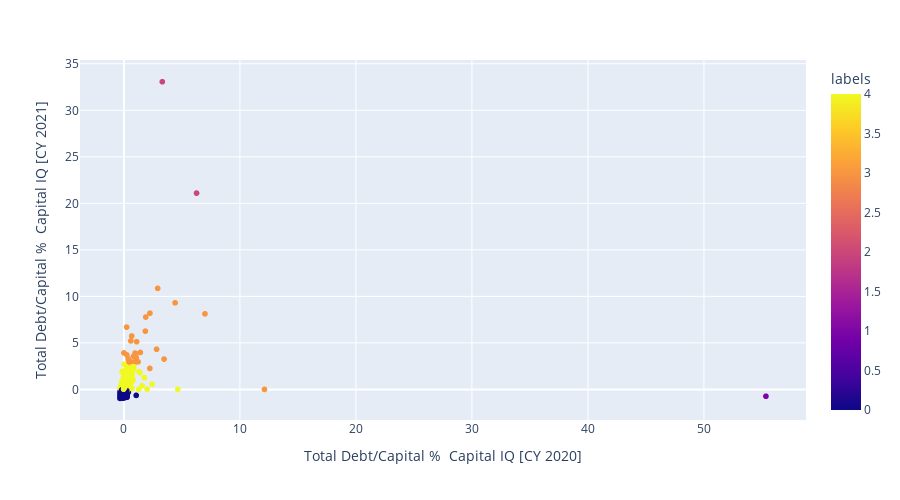

This figure's notebook cell:
### Code cell
#Visualisation des différentes clusters
px.scatter( debt_capital_label, 
           x = 'Total Debt/Capital %  Capital IQ [CY 2020]', 
           y = 'Total Debt/Capital %  Capital IQ [CY 2021]', 
           color= 'labels', width = 900, height = 500 )

### Figure 1 — Plotly figure (JSON) as saved in the notebook; plotly's stock layout.template omitted (floating-point values rounded to 4 significant figures; data arrays with more than 128 entries replaced by an {"elided": "..."} marker saying what was removed)
{"data": [{"hovertemplate": "Total Debt/Capital %  Capital IQ [CY 2020]=%{x}<br>Total Debt/Capital %  Capital IQ [CY 2021]=%{y}<br>labels=%{marker.color}<extra></extra>", "legendgroup": "", "marker": {"color": {"elided": "3568 int values"}, "coloraxis": "coloraxis", "symbol": "circle"}, "mode": "markers", "name": "", "showlegend": false, "type": "scattergl", "x": {"elided": "3568 float values"}, "xaxis": "x", "y": {"elided": "3568 float values"}, "yaxis": "y"}], "layout": {"coloraxis": {"colorbar": {"title": {"text": "labels"}}, "colorscale": [[0, "#0d0887"], [0.1111, "#46039f"], [0.2222, "#7201a8"], [0.3333, "#9c179e"], [0.4444, "#bd3786"], [0.5556, "#d8576b"], [0.6667, "#ed7953"], [0.7778, "#fb9f3a"], [0.8889, "#fdca26"], [1, "#f0f921"]]}, "height": 500, "legend": {"tracegroupgap": 0}, "margin": {"t": 60}, "width": 900, "xaxis": {"anchor": "y", "domain": [0, 1], "title": {"text": "Total Debt/Capital %  Capital IQ [CY 2020]"}}, "yaxis": {"anchor": "x", "domain": [0, 1], "title": {"text": "Total Debt/Capital %  Capital IQ [CY 2021]"}}}}
